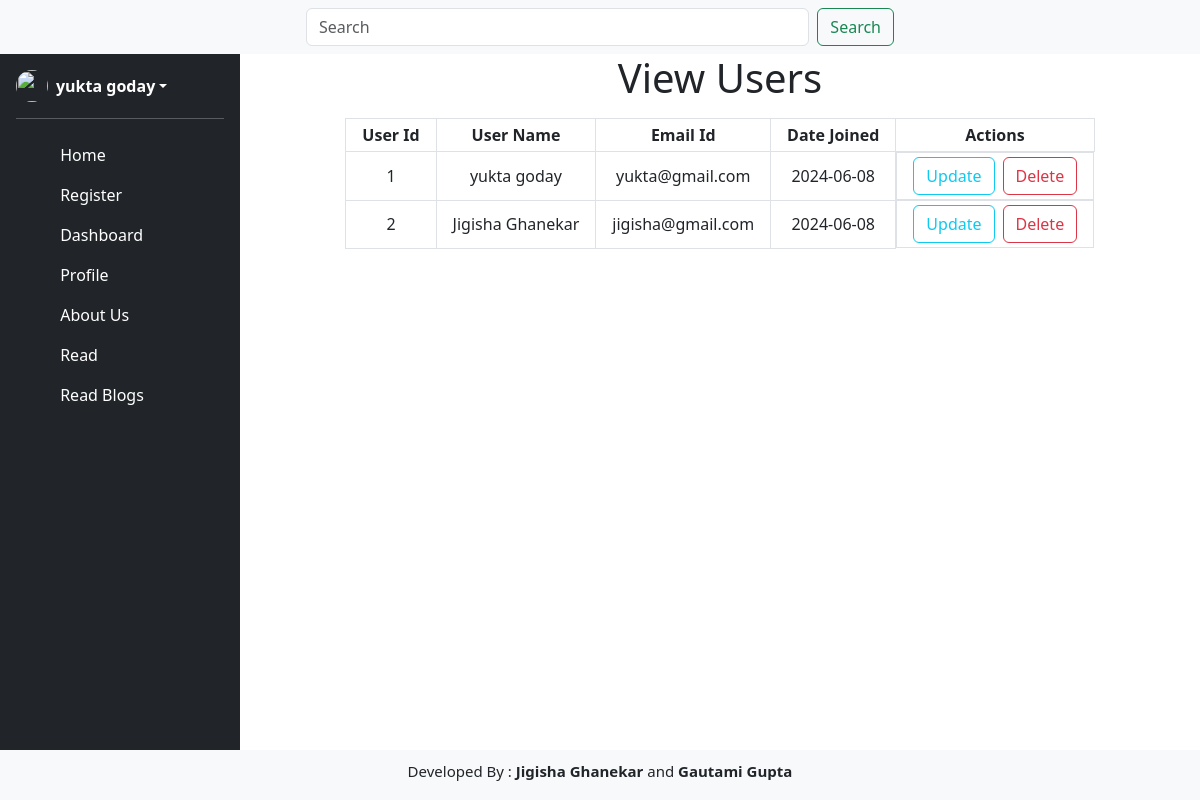
/read (signed in), run on the app's committed database.
### app.py (models this page shows, shortened)
class User(db.Model):
    user_id = db.Column(db.Integer, primary_key=True)
    name = db.Column(db.String(200), nullable=False)
    email = db.Column(db.String(500), unique=True)
    date_joined = db.Column(db.Date, default = datetime.datetime.utcnow())
    password = db.Column(db.String(100), nullable=False)
    relation = db.relationship('Blog', backref='user', lazy=True)

### app.py (the view)
@app.route('/read', methods=['GET', 'POST'])
def read():
    data = User.query.all()
    if request.method == 'POST':
        user_id = request.form.get('update')
        if user_id:
            return redirect(url_for('update', user_id=user_id))
    return render_template('read.html', data=data)

### app.py (called while the page is built)
def is_logged_in():
    return 'logged_in' in session

def get_logged_in_user():
    if 'logged_in' in session and 'email' in session:
        return {'email': session['email'], 'name': session['name']}
    return None

@app.context_processor
def inject_user():
    return dict(logged_in=is_logged_in(), user=get_logged_in_user())

### templates/read.html (shortened to what this page needs)
{% extends "index.html" %}
{% block read %}
    <h1 class="text-center mb-3">View Users</h1>
    <table class="mx-auto">
        <tr>
            <th class="border px-3 py-1 text-center">User Id</th>
            <th class="border px-3 py-1 text-center">User Name</th>
            <th class="border px-3 py-1 text-center">Email Id</th>
            <th class="border px-3 py-1 text-center">Date Joined</th>
            <th class="border px-3 py-1 text-center">Actions</th>
        </tr>
        {% for d in data %}
        <tr>
            <td class="border px-3 py-1 text-center">{{d.user_id}}</td>
            <td class="border px-3 py-1 text-center">{{d.name}}</td>
            <td class="border px-3 py-1 text-center">{{d.email}}</td>
            <td class="border px-3 py-1 text-center">{{d.date_joined}}</td>
            <td class="border px-3 py-1 text-center d-flex gap-2">
                <form action="{{url_for('read')}}" method="post">
                    <button type="submit" class="btn btn-outline-info">Update</button>
                </form>
                <form action="{{url_for('delete')}}" method="post">
                    <button type="submit" class="btn btn-outline-danger">Delete</button>
                </form>
            </td>
        </tr>
        {% endfor %}
    </table>
{% endblock read %}

### templates/index.html (shortened to what this page needs)
<!DOCTYPE html>
<html lang="en">
<head>
    <link href="https://cdn.jsdelivr.net/npm/bootstrap@5.3.3/dist/css/bootstrap.min.css" rel="stylesheet">
</head>
<body>
    <nav class="navbar navbar-expand-lg bg-body-tertiary">
      <div class="container-fluid">
        <div class="collapse navbar-collapse" id="navbarSupportedContent">
            <form class="d-flex mx-auto w-50" role="search">
              <input class="form-control me-2" type="search" placeholder="Search" aria-label="Search">
              <button class="btn btn-outline-success" type="submit">Search</button>
            </form>
        </div>
      </div>
    </nav>
    <div class="center d-flex">
        <div class="d-flex flex-column flex-shrink-0 p-3 text-white bg-dark position-absolute" style="width:20%; height:92vh">
        <a href="/" class="d-flex align-items-center mb-3 mb-md-0 me-md-auto text-white text-decoration-none">
          {% if logged_in %}
          <div class="dropdown">
            <a href="#" class="d-flex align-items-center text-white text-decoration-none dropdown-toggle" id="dropdownUser1" data-bs-toggle="dropdown" aria-expanded="false">
              <img src="https://github.com/mdo.png" alt="" width="32" height="32" class="rounded-circle me-2">
                <strong>{{user.name}}</strong>
              </a>
          </div>
          {% else %}
          <button type="button" class="btn btn-outline-secondary">
                  <a class="nav-link" href="login">Login</a>
          </button>
          {% endif %}
        </a>
        <hr>
        <ul class="nav nav-pills flex-column mb-auto">
          <li class="nav-item">
            <a href="/" class="nav-link text-white" aria-current="page">
              <svg class="bi me-2" width="16" height="16"><use xlink:href="/"></use></svg>
                Home
            </a>
          </li>
          <li>
            <a href="register" class="nav-link text-white">
              <svg class="bi me-2" width="16" height="16"><use xlink:href="register"></use></svg>
              Register
            </a>
          </li>
          {% if logged_in %}
          <li>
            <a href="dashboard" class="nav-link text-white">
              <svg class="bi me-2" width="16" height="16"><use xlink:href="dashboard"></use></svg>
              Dashboard
            </a>
          </li>
          <li>
            <a href="profile" class="nav-link text-white">
              <svg class="bi me-2" width="16" height="16"><use xlink:href="profile"></use></svg>
              Profile
              </a>
              </li>
            {% endif %}
            <li>
            <a href="aboutus" class="nav-link text-white">
              <svg class="bi me-2" width="16" height="16"><use xlink:href="aboutus"></use></svg>
              About Us
            </a>
          </li>
            <li>
            <a href="read" class="nav-link text-white">
              <svg class="bi me-2" width="16" height="16"><use xlink:href="read"></use></svg>
              Read
            </a>
          </li>
            <li>
            <a href="blog_read" class="nav-link text-white">
              <svg class="bi me-2" width="16" height="16"><use xlink:href="read"></use></svg>
              Read Blogs
            </a>
          </li>
        </ul>
      </div>
      <div class="contentdiv" style="width:80%; position:absolute; right:0;">
        {% block read %}{% endblock read %}
      </div>
    </div>
      <div class="w-100 p-2 bg-body-tertiary d-flex align-items-center justify-content-center position-fixed fixed-bottom" style="height:50px;">
          <h1 class="" style="font-size:15px;">Developed By : <a href="https://portfolio-jigisha15.vercel.app/" class="text-dark fw-bold text-decoration-none" target="_blank">Jigisha Ghanekar</a> and <a href="https://portfolio-phi-ten-18.vercel.app/" class="text-dark fw-bold text-decoration-none" target="_blank">Gautami Gupta</a> </h1>
      </div>
</body>
</html>

### data on the page
User: name "yukta goday", user_id "1", email "yukta@gmail.com", date_joined "2024-06-08"
User: user_id "2", name "Jigisha Ghanekar", email "jigisha@gmail.com", date_joined "2024-06-08"
